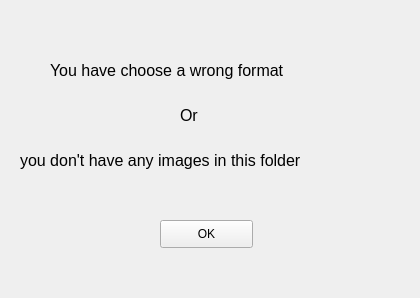
<?xml version="1.0" encoding="UTF-8"?>
<ui version="4.0">
 <class>MainWindow</class>
 <widget class="QMainWindow" name="MainWindow">
  <property name="geometry">
   <rect>
    <x>0</x>
    <y>0</y>
    <width>420</width>
    <height>298</height>
   </rect>
  </property>
  <property name="windowTitle">
   <string>MainWindow</string>
  </property>
  <widget class="QWidget" name="centralwidget">
   <widget class="QLabel" name="label">
    <property name="geometry">
     <rect>
      <x>50</x>
      <y>10</y>
      <width>311</width>
      <height>121</height>
     </rect>
    </property>
    <property name="font">
     <font>
      <pointsize>12</pointsize>
     </font>
    </property>
    <property name="text">
     <string>You have choose a wrong format </string>
    </property>
   </widget>
   <widget class="QPushButton" name="resetPopup">
    <property name="geometry">
     <rect>
      <x>160</x>
      <y>220</y>
      <width>93</width>
      <height>28</height>
     </rect>
    </property>
    <property name="text">
     <string>OK</string>
    </property>
   </widget>
   <widget class="QLabel" name="label_2">
    <property name="geometry">
     <rect>
      <x>20</x>
      <y>70</y>
      <width>451</width>
      <height>181</height>
     </rect>
    </property>
    <property name="font">
     <font>
      <pointsize>12</pointsize>
     </font>
    </property>
    <property name="text">
     <string>you don't have any images in this folder</string>
    </property>
   </widget>
   <widget class="QLabel" name="label_3">
    <property name="geometry">
     <rect>
      <x>180</x>
      <y>100</y>
      <width>111</width>
      <height>31</height>
     </rect>
    </property>
    <property name="font">
     <font>
      <pointsize>12</pointsize>
     </font>
    </property>
    <property name="text">
     <string>Or</string>
    </property>
   </widget>
   <zorder>label_2</zorder>
   <zorder>label</zorder>
   <zorder>label_3</zorder>
   <zorder>resetPopup</zorder>
  </widget>
 </widget>
 <resources/>
 <connections/>
</ui>
